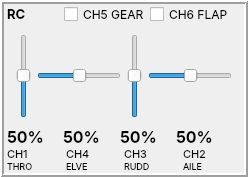
        <widget class="QFrame" name="RC">
         <property name="sizePolicy">
          <sizepolicy hsizetype="Preferred" vsizetype="Maximum">
           <horstretch>0</horstretch>
           <verstretch>0</verstretch>
          </sizepolicy>
         </property>
         <property name="frameShape">
          <enum>QFrame::Box</enum>
         </property>
         <property name="frameShadow">
          <enum>QFrame::Raised</enum>
         </property>
         <property name="lineWidth">
          <number>2</number>
         </property>
         <layout class="QVBoxLayout" name="verticalLayout_2">
          <property name="spacing">
           <number>0</number>
          </property>
          <property name="leftMargin">
           <number>3</number>
          </property>
          <property name="topMargin">
           <number>0</number>
          </property>
          <property name="rightMargin">
           <number>3</number>
          </property>
          <property name="bottomMargin">
           <number>0</number>
          </property>
          <item>
           <widget class="QFrame" name="frame_19">
            <property name="font">
             <font>
              <family>Inter</family>
              <pointsize>8</pointsize>
              <bold>false</bold>
             </font>
            </property>
            <property name="frameShape">
             <enum>QFrame::NoFrame</enum>
            </property>
            <property name="frameShadow">
             <enum>QFrame::Plain</enum>
            </property>
            <layout class="QHBoxLayout" name="horizontalLayout_10">
             <property name="spacing">
              <number>0</number>
             </property>
             <property name="leftMargin">
              <number>0</number>
             </property>
             <property name="topMargin">
              <number>0</number>
             </property>
             <property name="rightMargin">
              <number>7</number>
             </property>
             <property name="bottomMargin">
              <number>0</number>
             </property>
             <item>
              <widget class="QLabel" name="label_55">
               <property name="font">
                <font>
                 <family>Inter</family>
                 <pointsize>10</pointsize>
                 <bold>true</bold>
                </font>
               </property>
               <property name="text">
                <string>RC      </string>
               </property>
              </widget>
             </item>
             <item>
              <widget class="QCheckBox" name="BCH5">
               <property name="font">
                <font>
                 <family>Inter</family>
                 <pointsize>9</pointsize>
                 <bold>false</bold>
                </font>
               </property>
               <property name="text">
                <string>CH5 GEAR</string>
               </property>
              </widget>
             </item>
             <item>
              <widget class="QCheckBox" name="BCH6">
               <property name="font">
                <font>
                 <family>Inter</family>
                 <pointsize>9</pointsize>
                 <bold>false</bold>
                </font>
               </property>
               <property name="text">
                <string>CH6 FLAP</string>
               </property>
              </widget>
             </item>
            </layout>
           </widget>
          </item>
          <item>
           <widget class="QFrame" name="frame_32">
            <property name="font">
             <font>
              <family>Inter</family>
              <pointsize>8</pointsize>
              <bold>false</bold>
             </font>
            </property>
            <property name="frameShape">
             <enum>QFrame::NoFrame</enum>
            </property>
            <property name="frameShadow">
             <enum>QFrame::Raised</enum>
            </property>
            <layout class="QGridLayout" name="gridLayout_13">
             <item row="0" column="2">
              <widget class="QSlider" name="SL3">
               <property name="singleStep">
                <number>1</number>
               </property>
               <property name="value">
                <number>50</number>
               </property>
               <property name="orientation">
                <enum>Qt::Vertical</enum>
               </property>
              </widget>
             </item>
             <item row="0" column="1">
              <widget class="QSlider" name="SL4">
               <property name="enabled">
                <bool>true</bool>
               </property>
               <property name="value">
                <number>50</number>
               </property>
               <property name="orientation">
                <enum>Qt::Horizontal</enum>
               </property>
              </widget>
             </item>
             <item row="0" column="3">
              <widget class="QSlider" name="SL2">
               <property name="value">
                <number>50</number>
               </property>
               <property name="orientation">
                <enum>Qt::Horizontal</enum>
               </property>
              </widget>
             </item>
             <item row="0" column="0">
              <widget class="QSlider" name="SL1">
               <property name="enabled">
                <bool>true</bool>
               </property>
               <property name="value">
                <number>50</number>
               </property>
               <property name="orientation">
                <enum>Qt::Vertical</enum>
               </property>
              </widget>
             </item>
            </layout>
           </widget>
          </item>
          <item>
           <widget class="QFrame" name="frame_4">
            <property name="font">
             <font>
              <family>Inter</family>
              <pointsize>12</pointsize>
              <bold>true</bold>
             </font>
            </property>
            <property name="frameShape">
             <enum>QFrame::NoFrame</enum>
            </property>
            <property name="frameShadow">
             <enum>QFrame::Raised</enum>
            </property>
            <layout class="QHBoxLayout" name="horizontalLayout_12">
             <property name="spacing">
              <number>0</number>
             </property>
             <property name="leftMargin">
              <number>0</number>
             </property>
             <property name="topMargin">
              <number>0</number>
             </property>
             <property name="bottomMargin">
              <number>0</number>
             </property>
             <item>
              <widget class="QLabel" name="LCH1">
               <property name="text">
                <string>50%</string>
               </property>
              </widget>
             </item>
             <item>
              <widget class="QLabel" name="LCH4">
               <property name="text">
                <string>50%</string>
               </property>
              </widget>
             </item>
             <item>
              <widget class="QLabel" name="LCH3">
               <property name="text">
                <string>50%</string>
               </property>
              </widget>
             </item>
             <item>
              <widget class="QLabel" name="LCH2">
               <property name="text">
                <string>50%</string>
               </property>
              </widget>
             </item>
            </layout>
           </widget>
          </item>
          <item>
           <widget class="QFrame" name="frame_11">
            <property name="font">
             <font>
              <family>Inter</family>
              <pointsize>8</pointsize>
              <bold>false</bold>
             </font>
            </property>
            <property name="frameShape">
             <enum>QFrame::NoFrame</enum>
            </property>
            <property name="frameShadow">
             <enum>QFrame::Raised</enum>
            </property>
            <property name="lineWidth">
             <number>-1</number>
            </property>
            <layout class="QHBoxLayout" name="horizontalLayout_13">
             <property name="spacing">
              <number>0</number>
             </property>
             <property name="leftMargin">
              <number>0</number>
             </property>
             <property name="topMargin">
              <number>0</number>
             </property>
             <property name="rightMargin">
              <number>0</number>
             </property>
             <property name="bottomMargin">
              <number>0</number>
             </property>
             <item>
              <widget class="QLabel" name="label_73">
               <property name="text">
                <string>CH1</string>
               </property>
              </widget>
             </item>
             <item>
              <widget class="QLabel" name="label_74">
               <property name="text">
                <string>CH4</string>
               </property>
              </widget>
             </item>
             <item>
              <widget class="QLabel" name="label_75">
               <property name="text">
                <string>CH3</string>
               </property>
              </widget>
             </item>
             <item>
              <widget class="QLabel" name="label_76">
               <property name="text">
                <string>CH2</string>
               </property>
              </widget>
             </item>
            </layout>
           </widget>
          </item>
          <item>
           <widget class="QFrame" name="frame_9">
            <property name="font">
             <font>
              <family>Inter</family>
              <pointsize>7</pointsize>
             </font>
            </property>
            <property name="frameShape">
             <enum>QFrame::NoFrame</enum>
            </property>
            <property name="frameShadow">
             <enum>QFrame::Raised</enum>
            </property>
            <layout class="QHBoxLayout" name="horizontalLayout_4">
             <property name="spacing">
              <number>0</number>
             </property>
             <property name="leftMargin">
              <number>0</number>
             </property>
             <property name="topMargin">
              <number>0</number>
             </property>
             <property name="rightMargin">
              <number>0</number>
             </property>
             <property name="bottomMargin">
              <number>0</number>
             </property>
             <item>
              <widget class="QLabel" name="label_77">
               <property name="text">
                <string>THRO</string>
               </property>
              </widget>
             </item>
             <item>
              <widget class="QLabel" name="label_79">
               <property name="text">
                <string>ELVE</string>
               </property>
              </widget>
             </item>
             <item>
              <widget class="QLabel" name="label_78">
               <property name="text">
                <string>RUDD</string>
               </property>
              </widget>
             </item>
             <item>
              <widget class="QLabel" name="label_80">
               <property name="text">
                <string>AILE</string>
               </property>
              </widget>
             </item>
            </layout>
           </widget>
          </item>
         </layout>
        </widget>
